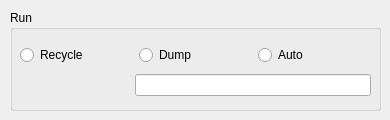
<?xml version="1.0" encoding="UTF-8"?>
<ui version="4.0">
 <class>Run</class>
 <widget class="QWidget" name="Run">
  <property name="geometry">
   <rect>
    <x>0</x>
    <y>0</y>
    <width>390</width>
    <height>120</height>
   </rect>
  </property>
  <property name="windowTitle">
   <string>Run</string>
  </property>
  <widget class="QGroupBox" name="groupBox">
   <property name="geometry">
    <rect>
     <x>10</x>
     <y>10</y>
     <width>371</width>
     <height>101</height>
    </rect>
   </property>
   <property name="title">
    <string>Run</string>
   </property>
   <widget class="QWidget" name="horizontalLayoutWidget">
    <property name="geometry">
     <rect>
      <x>10</x>
      <y>30</y>
      <width>351</width>
      <height>31</height>
     </rect>
    </property>
    <layout class="QHBoxLayout" name="horizontalLayout">
     <item>
      <widget class="QRadioButton" name="radioButton_2">
       <property name="text">
        <string>Recycle</string>
       </property>
      </widget>
     </item>
     <item>
      <widget class="QRadioButton" name="radioButton">
       <property name="text">
        <string>Dump</string>
       </property>
      </widget>
     </item>
     <item>
      <widget class="QRadioButton" name="radioButton_3">
       <property name="text">
        <string>Auto</string>
       </property>
      </widget>
     </item>
    </layout>
   </widget>
   <widget class="QWidget" name="horizontalLayoutWidget_2">
    <property name="geometry">
     <rect>
      <x>10</x>
      <y>60</y>
      <width>351</width>
      <height>31</height>
     </rect>
    </property>
    <layout class="QHBoxLayout" name="horizontalLayout_2">
     <item>
      <spacer name="verticalSpacer">
       <property name="orientation">
        <enum>Qt::Vertical</enum>
       </property>
       <property name="sizeHint" stdset="0">
        <size>
         <width>115</width>
         <height>40</height>
        </size>
       </property>
      </spacer>
     </item>
     <item>
      <widget class="QLineEdit" name="lineEdit"/>
     </item>
    </layout>
   </widget>
  </widget>
 </widget>
 <resources/>
 <connections/>
</ui>
